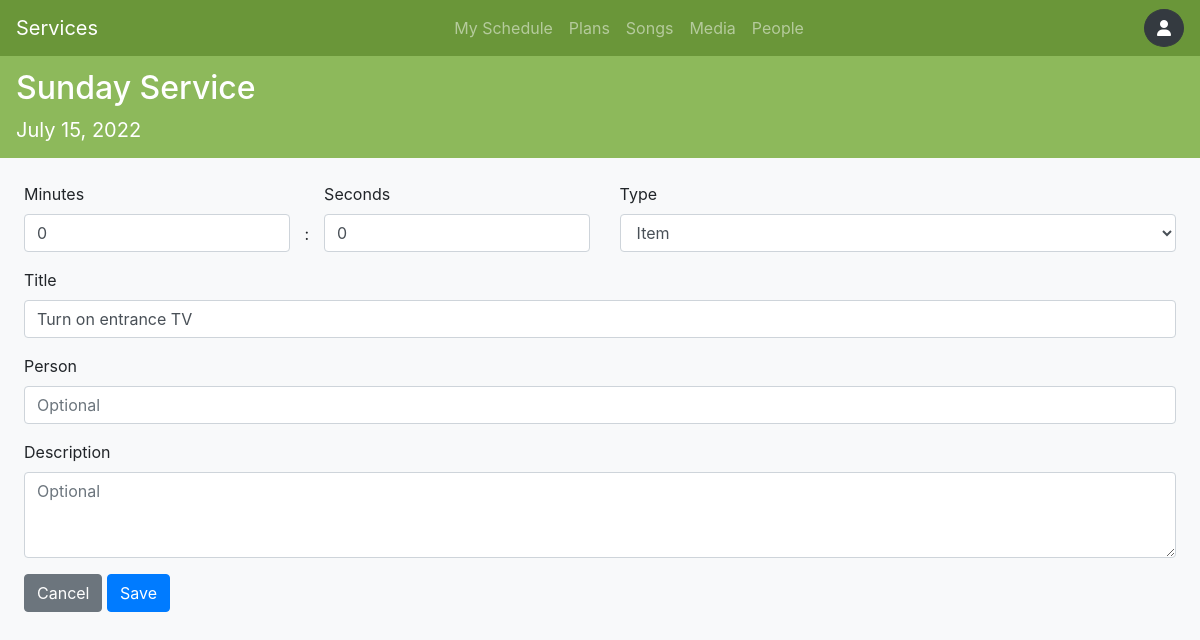
/plans/edit_item/27/ (signed in), run on the app's committed database.
### apps/core/models.py (models this page shows, shortened)
class Event(models.Model):
    service_type = models.ForeignKey(ServiceType, on_delete=models.CASCADE, null=True, blank=True)
    title = models.CharField(max_length=155, blank=True, null=True)
    date = models.DateField(blank=True, null=True)

class OrderItem(models.Model):
    TYPE_OPTIONS = [
        ('a', 'Item'),
        ('b', 'Header'),
    ]
    order = models.ForeignKey(EventOrder, on_delete=models.CASCADE)
    length = models.DurationField(blank=True, null=True)
    title = models.CharField(max_length=120, blank=True, null=True)
    description = models.TextField(max_length=500, null=True, blank=True)
    person = models.CharField(max_length=120, null=True, blank=True)
    item_type = models.CharField(max_length=1,
                            choices=TYPE_OPTIONS,
                            null=True, default='a')

### apps/core/views.py (the view, shortened to what this page needs)
# urls.py: path("plans/edit_item/<int:item_id>/", views.edit_item_view, name='edit_item'),
@login_required(login_url="login")
def edit_item_view(request, item_id):
    context = {}
    item = get_object_or_404(OrderItem, pk=item_id)
    if not item: return redirect('plans')
    context['event'] = Event.objects.get(id=item.order.event.id)
    context['edit'] = True
    context['form'] = OrderItemForm(instance=item)
    return render(request, "core/event.html", context)

### templates/core/event.html (shortened to what this page needs)
{% extends 'base.html' %}
{% block navbar %}
<div class="navbar-brand">
    <h2>{{event.title}}</h2>
    <div>
        {{event.date}}
    </div>
</div>
{% endblock %}
{% block content %}
<div class="row">
  {% if not edit %}
  <div class="col-lg-3 col-md-12 py-sm-3">
    <div>
      <button class="btn w-100 text-left m-0" data-toggle="collapse"
              data-target="#timesCollapse" aria-expanded="false" >
              <i class="far fa-clock"></i>
              Times
      </button>
      <div class="collapse show" id="timesCollapse">
        <div class="card card-body">
            {% for time in event.get_times %}
              {{time}}
            {% endfor %}
          <a href="#" class="btn schedule-btn bg-transparent">Add +</a>
        </div>
      </div>
    </div>
    <div>
        <button class="btn w-100 text-left m-0" data-toggle="collapse"
                data-target="#filesCollapse" aria-expanded="false" >
                <i class="fas fa-paperclip"></i>
                Files
        </button>
        <div class="collapse" id="filesCollapse">
          <div class="card card-body">
            <a href="#" class="btn schedule-btn bg-transparent">Add +</a>
          </div>
        </div>
    </div>
  </div>
  <div class="col">
    <ul class="nav nav-tabs">
      <li class="nav-item"><a class="nav-link active" href="#order" data-toggle="tab">Order</a></li>
      <li class="nav-item"><a class="nav-link" href="#teams" data-toggle="tab">Teams</a></li>
      <li class="nav-item"><a class="nav-link" href="#rehearse" data-toggle="tab">Rehearse</a></li>
    </ul>
    <div class="tab-content">
        <div class="tab-pane active " id="order">
            {% include 'components/order.html' %}
        </div>
        <div class="tab-pane" id="teams">
            {% include 'components/teams.html' %}
        </div>
        <div class="tab-pane" id="rehearse">
          rehearse
        </div>
    </div>
  </div>
  {% else %}
  <div class="col p-4">
    {%  include 'components/OrderItemForm.html' %}
    <a href="{% url 'event' id=event.id %}" type="button" class="btn btn-secondary">Cancel</a>
    <button type="submit" form="orderItemForm" class="btn btn-primary">Save</button>
  </div>
  {% endif %}
</div>
{% endblock %}

### templates/components/OrderItemForm.html (shortened to what this page needs)
<form id="orderItemForm" method="post">
    <div class="row">
        <div class="form-group col-3">
            <label for="minutes" class="control-label">Minutes</label>
            {{form.minutes}}
        </div>
        <span class="input-addon mt-3"><br>:</span>
        <div class="form-group col-3">
            <label for="seconds" class="control-label">Seconds</label>
            {{form.seconds}}
        </div>
        <div class="form-group col">
            <label for="item_type" class="control-label">Type</label>
            {{form.item_type}}
        </div>
    </div>
    <div class="form-group">
        <label for="title" class="control-label">Title</label>
        {{form.title}}
    </div>
    <div class="form-group">
        <label for="person" class="control-label" >Person</label>
        {{form.person}}
    </div>
    <div class="form-group">
        <label for="description" class="control-label" >Description</label>
        {{form.description}}
    </div>
</form>

### static/css/core.css (style rules this page uses)
textarea { height: 100px; }

### data on the page
Event: title "Sunday Service", date "July 15, 2022"
OrderItem: item_type "Item", title "Turn on entrance TV"
